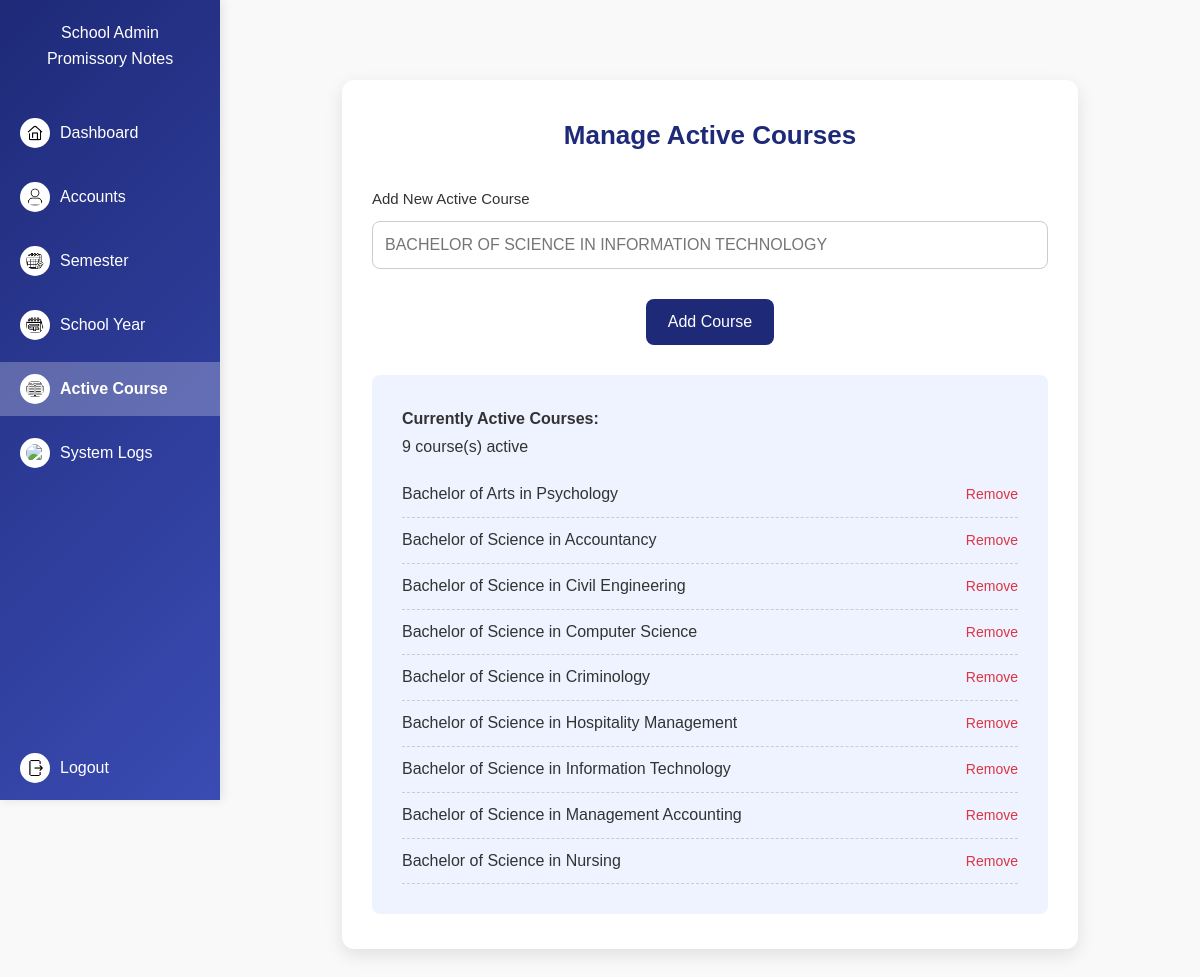
Before: /admin/course (signed in) with the older database file.
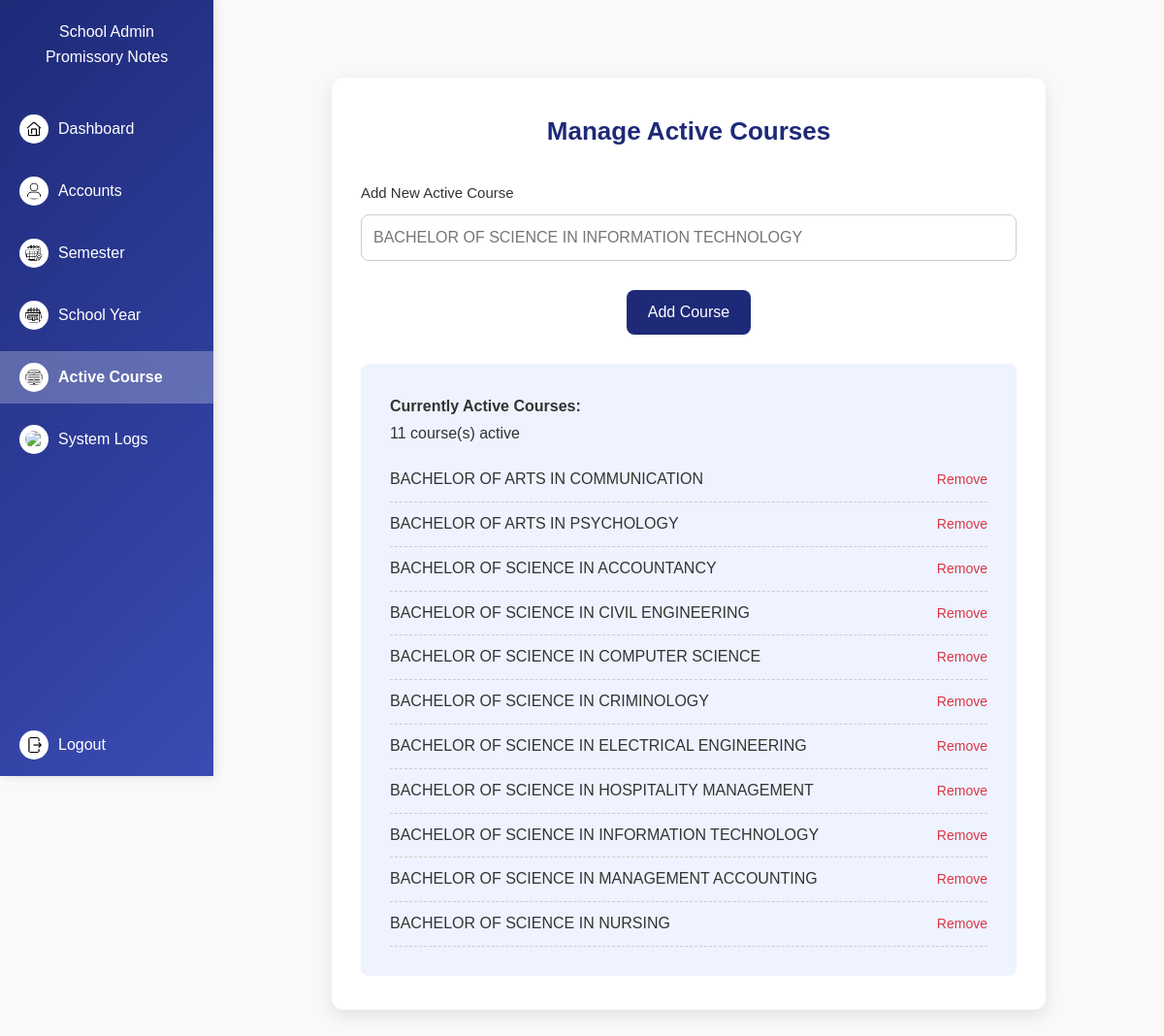
After: the same page with the newer database file.
### models.py (models this page shows, shortened)
class ActiveCourse(db.Model):
    id = db.Column(db.Integer, primary_key=True)
    name = db.Column(db.String(100), unique=True, nullable=False)
    created_at = db.Column(db.DateTime, default=datetime.utcnow)

### admin_routes.py (the view, shortened to what this page needs)
@admin_bp.route("/course", methods=["GET", "POST"])
@require_role("Admin")
def course():
    active_courses = ActiveCourse.query.order_by(ActiveCourse.name.asc()).all()
    return render_template("admin/course.html", active_courses=active_courses)

### admin_routes.py (called while the page is built)
def require_role(role=None):
    def wrapper(func):
        @wraps(func)
        def decorated_function(*args, **kwargs):
            if "user_id" not in session:
                flash("Please log in first.", "warning")
                return redirect(url_for("login"))
            if role and session.get("role") != role:
                flash("Access denied.", "danger")
                return redirect(url_for("login"))
            return func(*args, **kwargs)
        return decorated_function
    return wrapper

### app.py (called while the page is built)
@app.before_request
def protect_admin_routes():
    if request.path.startswith("/admin"):
        if "user_id" not in session or session.get("role") != "Admin":
            flash("Admin access required.", "danger")
            return redirect(url_for("login"))

### templates/admin/course.html (shortened to what this page needs)
<!DOCTYPE html>
<html lang="en">
<head>
</head>
<body>
    <nav class="sidebar" id="sidebar">
        <h2>School Admin<br>Promissory Notes</h2>
        <a href="{{ url_for('admin.dashboard') }}"
            class="{% if request.endpoint == 'admin.dashboard' %}active{% endif %}">
            <img src="{{ url_for('static', filename='images/dashboard.png') }}" class="icon"> Dashboard
        </a>
        <a href="{{ url_for('admin.accounts') }}"
            class="{% if request.endpoint == 'admin.accounts' %}active{% endif %}">
            <img src="{{ url_for('static', filename='images/accounts.png') }}" class="icon"> Accounts
        </a>
        <a href="{{ url_for('admin.semester') }}"
            class="{% if request.endpoint == 'admin.semester' %}active{% endif %}">
            <img src="{{ url_for('static', filename='images/semester.png') }}" class="icon"> Semester
        </a>
        <a href="{{ url_for('admin.school_year') }}"
            class="{% if request.endpoint == 'admin.school_year' %}active{% endif %}">
            <img src="{{ url_for('static', filename='images/schoolyear.png') }}" class="icon"> School Year
        </a>
        <a href="{{ url_for('admin.course') }}" class="{% if request.endpoint == 'admin.course' %}active{% endif %}">
            <img src="{{ url_for('static', filename='images/course.png') }}" class="icon"> Active Course
        </a>
        <a href="{{ url_for('admin.logs') }}" class="{% if request.endpoint == 'admin.logs' %}active{% endif %}">
            <img src="{{ url_for('static', filename='images/log.png') }}" class="icon" alt="Logs Icon"> System Logs
        </a>
        <a href="{{ url_for('admin.logout') }}" class="logout-btn">
            <img src="{{ url_for('static', filename='images/logout.png') }}" class="icon"> Logout
        </a>
    </nav>
    <main class="main-content">
        <div class="container">
            <h1>Manage Active Courses</h1>
            <form id="courseForm" method="POST">
                <label for="course_name">Add New Active Course</label>
                <input type="text" id="course_name" name="course_name"
                    placeholder="Bachelor of Science in Information Technology" required
                    style="text-transform: uppercase;" autocomplete="off">
                <button class="btn" type="button" onclick="showConfirmation()">Add Course</button>
            </form>
            <div class="info-box">
                <strong>Currently Active Courses:</strong>
                <p style="margin-bottom: 10px;">{{ active_courses | length }} course(s) active</p>
                <ul style="list-style-type: none; padding-left: 0;">
                    {% for course in active_courses %}
                    <li
                        style="display: flex; justify-content: space-between; align-items: center; padding: 8px 0; border-bottom: 1px dashed #ccc;">
                        <span>{{ course.name }}</span>
                        <form action="{{ url_for('admin.delete_course', course_id=course.id) }}" method="POST"
                            onsubmit="return confirm('Are you sure you want to remove this course?');">
                            <button type="submit"
                                style="background: none; border: none; color: #dc3545; cursor: pointer; font-size: 14px;">
                                Remove
                            </button>
                        </form>
                    </li>
                    {% else %}
                    <li>No active courses defined.</li>
                    {% endfor %}
                </ul>
            </div>
        </div>
    </main>
</body>
</html>

### templates/admin/course.html (style rules this page uses)
* { margin: 0; padding: 0; box-sizing: border-box; }
body { font-family: 'Arial', sans-serif; line-height: 1.6; color: #333; background-color: #f9f9f9; }
.sidebar { width: 220px; height: 100vh; background: linear-gradient(135deg, #1e2a78, #3a4bb3); color: #fff; position: fixed; top: 0; left: 0; padding-top: 20px; display: flex; flex-direction: column; box-shadow: 2px 0 10px rgba(0, 0, 0, 0.1); transition: transform 0.3s ease; }
.sidebar h2 { text-align: center; font-size: 16px; margin: 0 10px 30px; font-weight: 300; overflow: hidden; white-space: nowrap; text-overflow: ellipsis; }
.sidebar a { display: flex; align-items: center; padding: 12px 20px; color: #fff; text-decoration: none; margin: 5px 0; transition: background-color 0.3s ease; }
.sidebar a.active { background-color: rgba(255, 255, 255, 0.25); font-weight: 600; }
.sidebar img.icon { width: 30px; height: 30px; margin-right: 10px; background: #fff; border-radius: 50%; padding: 6px; }
.logout-btn { position: absolute; bottom: 0; left: 0; right: 0; padding: 12px 20px; }
.main-content { margin-left: 220px; padding: 30px; min-height: 100vh; }
.container { width: 80%; margin: 50px auto; background: #fff; padding: 35px 30px; border-radius: 12px; box-shadow: 0 6px 18px rgba(0, 0, 0, 0.1); text-align: center; }
h1 { font-size: 26px; color: #1e2a78; margin-bottom: 30px; font-weight: 600; }
label { display: block; margin-bottom: 10px; font-weight: 500; font-size: 15px; text-align: left; }
input { width: 100%; padding: 14px 12px; font-size: 16px; border-radius: 8px; border: 1px solid #ccc; margin-bottom: 20px; transition: border 0.3s ease, box-shadow 0.3s ease; }
.btn { margin-top: 10px; padding: 14px 22px; background: #1e2a78; color: #fff; border: none; border-radius: 8px; cursor: pointer; font-size: 16px; font-weight: 500; transition: background 0.3s ease, transform 0.2s ease; }
.info-box { background: #eef3ff; padding: 30px; margin-top: 30px; border-radius: 8px; text-align: left; font-size: 16px; line-height: 1.8; }

Changed rows visible on the page:
added ActiveCourse: name "BACHELOR OF ARTS IN COMMUNICATION"
changed ActiveCourse: name "Bachelor of Arts in Psychology" → "BACHELOR OF ARTS IN PSYCHOLOGY"
changed ActiveCourse: name "Bachelor of Science in Accountancy" → "BACHELOR OF SCIENCE IN ACCOUNTANCY"
changed ActiveCourse: name "Bachelor of Science in Civil Engineering" → "BACHELOR OF SCIENCE IN CIVIL ENGINEERING"
changed ActiveCourse: name "Bachelor of Science in Computer Science" → "BACHELOR OF SCIENCE IN COMPUTER SCIENCE"
changed ActiveCourse: name "Bachelor of Science in Criminology" → "BACHELOR OF SCIENCE IN CRIMINOLOGY"
added ActiveCourse: name "BACHELOR OF SCIENCE IN ELECTRICAL ENGINEERING"
changed ActiveCourse: name "Bachelor of Science in Hospitality Management" → "BACHELOR OF SCIENCE IN HOSPITALITY MANAGEMENT"
changed ActiveCourse: name "Bachelor of Science in Information Technology" → "BACHELOR OF SCIENCE IN INFORMATION TECHNOLOGY"
changed ActiveCourse: name "Bachelor of Science in Management Accounting" → "BACHELOR OF SCIENCE IN MANAGEMENT ACCOUNTING"
changed ActiveCourse: name "Bachelor of Science in Nursing" → "BACHELOR OF SCIENCE IN NURSING"
Other visible differences:
{{ active_courses | length }}: "9" → "11"
